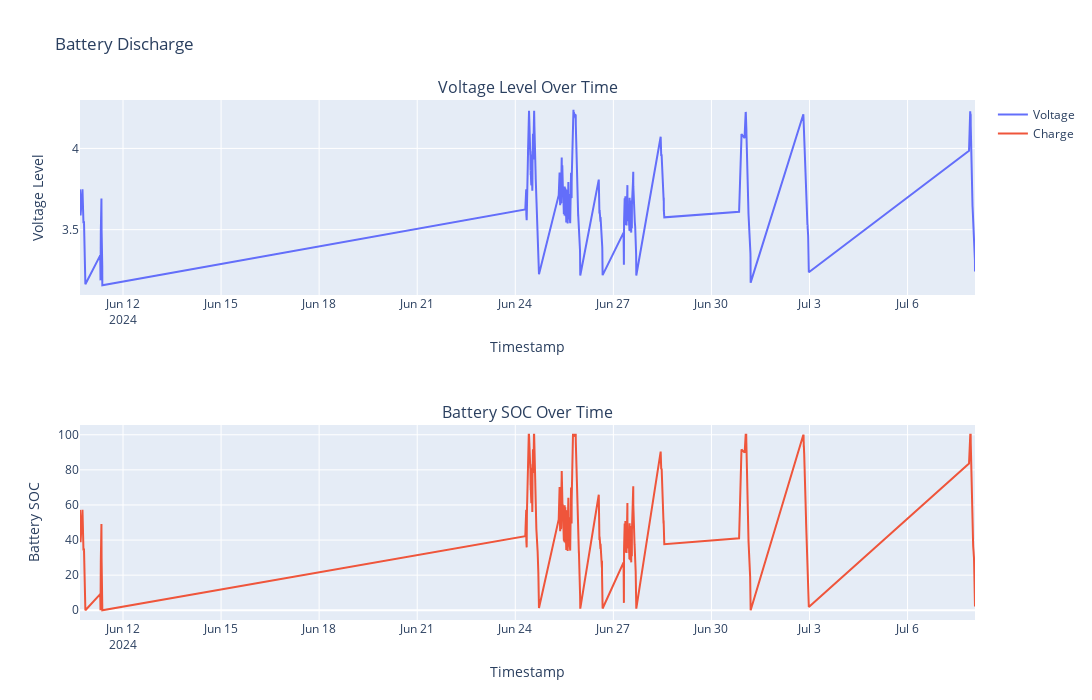

The cell this chart's notebook holds for it:
### Code cell
fig = sp.make_subplots(rows=2, cols=1, subplot_titles=("Voltage Level Over Time", "Battery SOC Over Time"))
fig.add_trace(
    go.Scatter(x=data_filtered['timestamp'], y=data_filtered['voltage_level'], mode='lines', name='Voltage'),
    row=1, col=1
)

fig.add_trace(
    go.Scatter(x=data_filtered['timestamp'], y=data_filtered['battery_soc'], mode='lines', name='Charge'),
    row=2, col=1
)

fig.update_layout(height=700, width=1400, title_text="Battery Discharge")
fig.update_xaxes(title_text="Timestamp", row=1, col=1)
fig.update_yaxes(title_text="Voltage Level", row=1, col=1)
fig.update_xaxes(title_text="Timestamp", row=2, col=1)
fig.update_yaxes(title_text="Battery SOC", row=2, col=1)

fig.show()

### Figure 1 — Plotly figure (JSON) as saved in the notebook; plotly's stock layout.template omitted (floating-point values rounded to 4 significant figures; data arrays with more than 128 entries replaced by an {"elided": "..."} marker saying what was removed)
{"data": [{"mode": "lines", "name": "Voltage", "type": "scatter", "x": {"elided": "1121 str values"}, "xaxis": "x", "y": {"elided": "1121 float values"}, "yaxis": "y"}, {"mode": "lines", "name": "Charge", "type": "scatter", "x": {"elided": "1121 str values"}, "xaxis": "x2", "y": {"elided": "1121 float values"}, "yaxis": "y2"}], "layout": {"annotations": [{"font": {"size": 16}, "showarrow": false, "text": "Voltage Level Over Time", "x": 0.5, "xanchor": "center", "xref": "paper", "y": 1, "yanchor": "bottom", "yref": "paper"}, {"font": {"size": 16}, "showarrow": false, "text": "Battery SOC Over Time", "x": 0.5, "xanchor": "center", "xref": "paper", "y": 0.375, "yanchor": "bottom", "yref": "paper"}], "height": 700, "title": {"text": "Battery Discharge"}, "width": 1400, "xaxis": {"anchor": "y", "domain": [0, 1], "title": {"text": "Timestamp"}}, "xaxis2": {"anchor": "y2", "domain": [0, 1], "title": {"text": "Timestamp"}}, "yaxis": {"anchor": "x", "domain": [0.625, 1], "title": {"text": "Voltage Level"}}, "yaxis2": {"anchor": "x2", "domain": [0, 0.375], "title": {"text": "Battery SOC"}}}}
